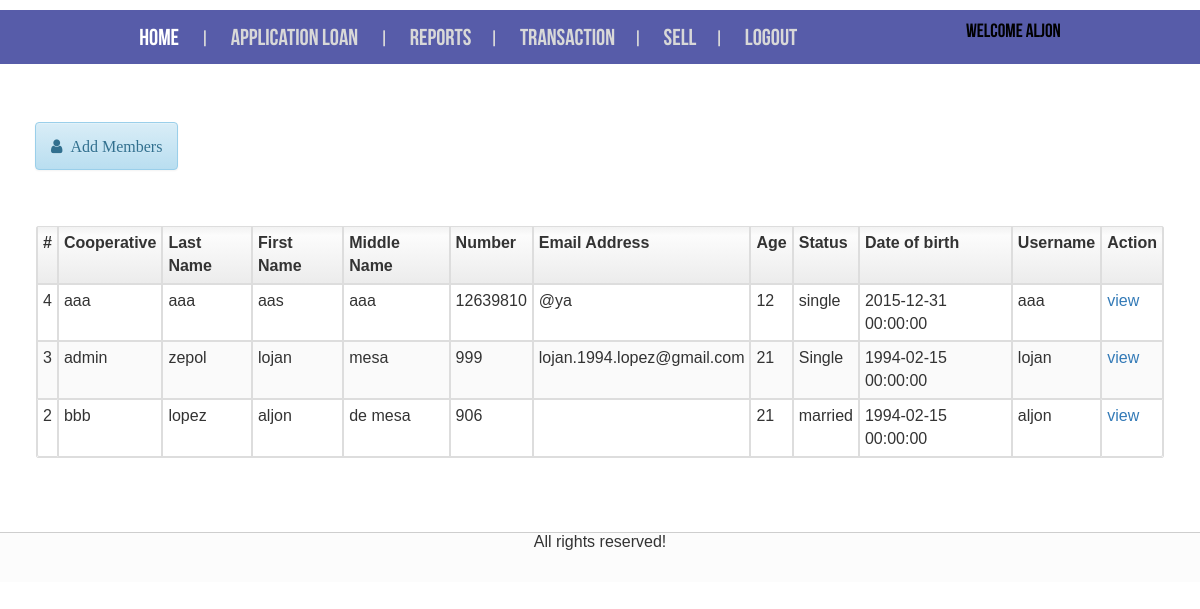
Screenshot of /testapp/index.php (signed in) with the database file from the repository.
### tables this page shows
CREATE TABLE IF NOT EXISTS `tbl_member` (
  `mem_id` int(11) NOT NULL AUTO_INCREMENT,
  `mem_cooperative` varchar(255) NOT NULL,
  `mem_lname` varchar(255) NOT NULL,
  `mem_fname` varchar(255) NOT NULL,
  `mem_mname` varchar(255) NOT NULL,
  `mem_gender` varchar(20) NOT NULL,
  `mem_homeaddress` varchar(255) NOT NULL,
  `mem_provaddress` varchar(255) NOT NULL,
  `mem_number` int(11) NOT NULL,
  `mem_email` varchar(50) NOT NULL,
  `mem_age` int(11) NOT NULL,
  `mem_status` varchar(50) NOT NULL,
  `mem_dateofbirth` datetime NOT NULL,
  `username` varchar(255) NOT NULL,
  `password` varchar(255) NOT NULL,
  `mem_privilage` varchar(50) NOT NULL,
  `mem_datecreated` date NOT NULL,
  `mem_imagename` varchar(255) NOT NULL,
  `mem_image` longblob NOT NULL,
  PRIMARY KEY (`mem_id`)
);

### testapp/include/inc_list.php (the view, shortened to what this page needs)
 <html>
 <head>
 <link rel="stylesheet" href="style.css" type="text/css">
</head>
<body>
<div id="content">
<?php
require "config/db_config.php";
echo '<div style="padding-left:2.5%;" >';
echo '<a href="?con=addusers" style="margin-left:5px; margin-top:5%;" class="alert alert-info fa fa-user">&nbsp;&nbsp;Add Members</a>';
echo '</div>';
if(isset($_POST['submit'])){
	$id = $_POST['name'];
?>
<?php
	$res=mysqli_query($link,"SELECT * FROM tbl_member WHERE mem_lname LIKE ('%" . $id . "%') or mem_fname LIKE ('%" . $id . "%')");
	$count = mysqli_num_rows($res);
	if($count > 0){
?>
		<div align="center">
			<div class="table-responsive" style="padding:5% 3% 0px 3%;">
				<table cellpadding="0" cellspacing="0" class="table table-condensed table-striped table-bordered no-margin">
					<tr>
						<th> #    </th>
						<th> Cooperative </th>
						<th> Last Name           </th>
						<th> First Name </th>
						<th> Middle Name </th>
						<th> Number </th>
						<th> Email Address </th>
						<th> Age </th>
						<th> Status </th>
						<th> Date of birth </th>
						<th> Username </th>
						<th>Action</th>
					</tr>
				<?php
				while($row = mysqli_fetch_array($res)){
					extract($row);
				?>
					<tr>
						<td><?php echo $row['mem_id']; ?></td>
						<td><?php echo $row['mem_cooperative']; ?></td>
						<td><?php echo $row['mem_lname']; ?></td>
						<td><?php echo  $row['mem_fname']; ?></td>
						<td><?php echo $row['mem_mname']; ?></td>
						<td><?php echo $row['mem_number']; ?></td>
						<td><?php echo $row['mem_email']; ?></td>
						<td><?php echo $row['mem_age']; ?></td>
						<td><?php echo $row['mem_status']; ?></td>
						<td><?php echo $row['mem_dateofbirth']; ?></td>
						<td><?php echo $row['username']; ?></td>
						<td><?php echo '<a href="?con=viewprofile&id=$mem_id">'?>view</a></td>
					</tr>
				<?php
				}
				?>
				</table>
			</div>
		</div>
	<?php
	}else{
	?>
		<div align="center">
			<div class="table-responsive" style="padding:5% 3% 0px 3%;">
				<table style="width:15%;" cellpadding="0" cellspacing="0" class="table table-condensed table-striped table-bordered no-margin" align="center">
					<tr>
					<th style="text-align:center;">No Records Found!</th>
					</tr>
				</table>
			</div>
		</div>
<?php
}
?>
<?php
}else{
	$query = mysqli_query($link,"SELECT * FROM tbl_member ORDER BY mem_id DESC");
?>
	<div align="center">
		<div class="table-responsive"  style="padding:3% 3% 0px 3%;">
			<table align="center" cellpadding="0" cellspacing="0" class="table table-condensed table-striped table-bordered no-margin" >
				<tr>
					<th> #    </th>
					<th> Cooperative </th>
					<th> Last Name           </th>
					<th> First Name </th>
					<th> Middle Name </th>
					<th> Number </th>
					<th> Email Address </th>
					<th> Age </th>
					<th> Status </th>
					<th> Date of birth </th>
					<th> Username </th>
					<th>Action</th>
				</tr>
				<?php
				while($row = mysqli_fetch_array($query)){
					extract($row);
				?>
					<tr>
						<td><?php echo $row['mem_id']; ?></td>
						<td><?php echo $row['mem_cooperative']; ?></td>
						<td><?php echo $row['mem_lname']; ?></td>
						<td><?php echo $row['mem_fname']; ?></td>
						<td><?php echo $row['mem_mname']; ?></td>
						<td><?php echo $row['mem_number']; ?></td>
						<td><?php echo $row['mem_email']; ?></td>
						<td><?php echo $row['mem_age']; ?></td>
						<td><?php echo $row['mem_status']; ?></td>
						<td><?php echo $row['mem_dateofbirth']; ?></td>
						<td><?php echo $row['username']; ?></td>
						<?php echo "<td><a href='?con=viewprofile&id=$mem_id'>view</a></td>"; ?>
					</tr>
				<?php
				}
				?>
			</table>
		</div>
	</div>
<?php
}
?>

### testapp/include/inc_menu.php (shortened to what this page needs)
<?php
	if($_SESSION['mem_privilage']=="member"){
?>
<div class="header_btm">
	<div class="wrap">
		<div class="header_sub">
			<div class="h_menu">
				<ul>
					<?php
					require "config/db_config.php";
					$sql = mysqli_query($link, "SELECT * FROM tbl_member WHERE mem_id=$userid");
					$row=mysqli_fetch_array($sql);
					$qry = mysqli_query($link,"select * from tbl_loan");
					?>
					<?php
					if(mysqli_num_rows($qry)!=0){
					?>
                        <li class="<?=isset($active1)?$active1:''?>"><a href="?con=user" >Home</a></li> |
                        <li class="<?=isset($active3)?$active3:''?>"><a href="?con=userpay" >Payment of Loan</a> </li>|
                        <li class="<?=isset($active4)?$active4:''?>"><a href="?con=userreport" >Reports</a> </li>|
                        <li class="<?=isset($active7)?$active7:''?>"><a href="?con=usertrans" >Transaction</a> </li>|
                        <li class="<?=isset($active5)?$active5:''?>"><a href="?con=usersell" >Sell</a> </li>|
                        <li><a href="process/pro_logout.php">Logout</a></li>
                        <span style="float:right; color:#000; margin-top:10px;text-decoration:none; font-weight:normal;">Welcome&nbsp;<?php echo $row['mem_fname'];  ?></span>
					<?php
					}else{
					?>
					<li class="<?=isset($active1)?$active1:''?>"><a href="?con=user" >Home</a></li> |
					<li class="<?=isset($active2)?$active2:''?>"><a href="?con=userloan" >Application Loan</a></li> |
					<li class="<?=isset($active4)?$active4:''?>"><a href="?con=userreport" >Reports</a> </li>|
					<li class="<?=isset($active7)?$active7:''?>"><a href="?con=usertrans" >Transaction</a> </li>|
					<li class="<?=isset($active5)?$active5:''?>"><a href="?con=usersell" >Sell</a> </li>|
					<li><a href="process/pro_logout.php">Logout</a></li>
					<span style="float:right; color:#000; margin-top:10px;text-decoration:none; font-weight:normal;">Welcome&nbsp;<?php echo $row['mem_fname'];  ?></span>
				   <?php
					}
					?>
				</ul>
			</div>
		</div>
	</div>
</div>
<?php
	}
?>

### testapp/scripts/css/style.css (style rules this page uses)
ol,ul { list-style:none;margin:0;padding:0; }
.wrap { margin: 0 auto; width: 80%; }
.header_btm { background: #575ca9; }
.header_sub { margin-top:1%; padding: 0 2%; }
.h_menu { font-family: 'bebas_neueregular'; float:left; color:#D8D8D8; font-size: 1.2em; width:100%; }
.h_menu ul li { display: inline-block; }
.h_menu ul li:first-child a { padding-left: 0px; }
.h_menu ul li a { display: block; padding: 14px 18px; font-size: 1.2em; text-transform: uppercase; color: #D8D8D8; -webkit-transition: all 0.3s ease-in-out; -moz-transition: all 0.3s ease-in-out; -o-transition: all 0.3s ease-in-out; transition: all 0.3s ease-in-out; }
.h_menu ul li.active a { color:#fff; }
table { max-width: 95%; background-color: transparent; border-collapse: collapse; border-spacing: 1; }
.table { width: 150%; margin-left:5px; margin-bottom: 10px; }
.table th, .table td { padding: 8px; line-height: 20px; text-align: left; vertical-align: top; border-top: 1px solid #e0e0e0; }
.table th { font-weight: bold; padding: 10px 8px; background-color: #f8f8f8; background-image: -webkit-gradient(linear, 0 0, 0 100%, from(#f2f2f2), color-stop(15%, #fcfcfc), to(#ececec)); background-image: -webkit-linear-gradient(#f2f2f2, #fcfcfc 15%, #ececec); background-image: -moz-linear-gradient(top, #f2f2f2, #fcfcfc 15%, #ececec); background-image: -o-linear-gradient(#f2f2f2, #fcfcfc 15%, #ececec); background-image: linear-gradient(#f2f2f2, #fcfcfc 15%, #ececec); background-repeat: no-repeat; }
.no-margin { margin: 0 !important; }
.table-condensed th, .table-condensed td { padding: 4px 5px; }
.table-condensed th { padding: 8px 5px; }
.table-bordered { border: 1px solid #e0e0e0; border-collapse: separate; *border-collapse: collapse; border-left: 0; -webkit-border-radius: 2px; -moz-border-radius: 2px; border-radius: 2px; }
.table-bordered th, .table-bordered td { border-left: 1px solid #e0e0e0; }
.table-bordered tbody:first-child tr:first-child th, .table-bordered tbody:first-child tr:first-child td { border-top: 0; }
.table-bordered thead:last-child tr:last-child > th:first-child, .table-bordered tbody:last-child tr:last-child > td:first-child, .table-bordered tfoot:last-child tr:last-child > td:first-child { -webkit-border-radius: 0 0 0 2px; -moz-border-radius: 0 0 0 2px; border-radius: 0 0 0 2px; }
.table-bordered thead:last-child tr:last-child > th:last-child, .table-bordered tbody:last-child tr:last-child > td:last-child { -webkit-border-radius: 0 0 2px 0; -moz-border-radius: 0 0 2px 0; border-radius: 0 0 2px 0; }
.table-striped tbody > tr:nth-child(odd) > td { background-color: #fafafa; }
.wrap { width:100%; }

### css/style.css (style rules this page uses)
html,body,div,span,applet,object,iframe,h1,h2,h3,h4,h5,h6,p,blockquote,pre,a,abbr,acronym,address,big,cite,code,del,dfn,em,img,ins,kbd,q,s,samp,small,strike,strong,sub,sup,tt,var,b,u,i,dl,dt,dd,ol,nav ul,nav li,fieldset,form,label,legend,table,caption,tbody,tfoot,thead,tr,th,td,article,aside,canvas,details,embed,figure,figcaption,footer,header,hgroup,menu,nav,output,ruby,section,summary,time,mark,audio,video { margin:0;padding:0;border:0;font-size:100%;font:inherit;vertical-align:baseline; }
ol,ul { list-style:none;margin:0;padding:0; }
table { border-collapse:collapse;border-spacing:0; }
a { text-decoration:none; }
body { font-family: Arial, Helvetica, sans-serif; background: #FFF; }
.wrap { width:80%; margin: 0 auto; }

### rows the page displays
tbl_member: mem_fname "aljon", mem_id "2", mem_cooperative "bbb", mem_lname "lopez", mem_mname "de mesa", mem_number "906", mem_age "21", mem_status "married", mem_dateofbirth "1994-02-15 00:00:00", username "aljon"
tbl_member: mem_id "4", mem_cooperative "aaa", mem_lname "aaa", mem_fname "aas", mem_mname "aaa", mem_number "12639810", mem_email "@ya", mem_age "12", mem_status "single", mem_dateofbirth "2015-12-31 00:00:00", username "aaa"
tbl_member: mem_id "3", mem_cooperative "admin", mem_lname "zepol", mem_fname "lojan", mem_mname "mesa", mem_number "999", mem_email "lojan.1994.lopez@gmail.com", mem_age "21", mem_status "Single", mem_dateofbirth "1994-02-15 00:00:00", username "lojan"
